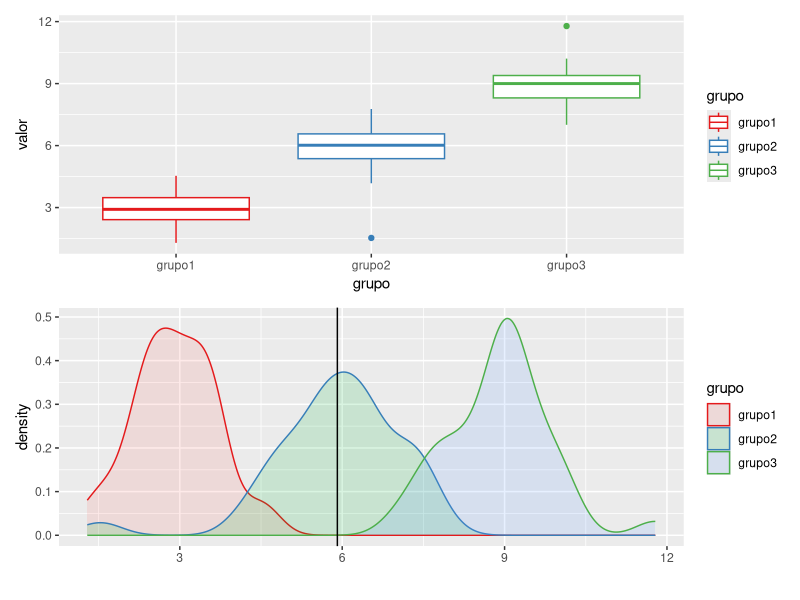
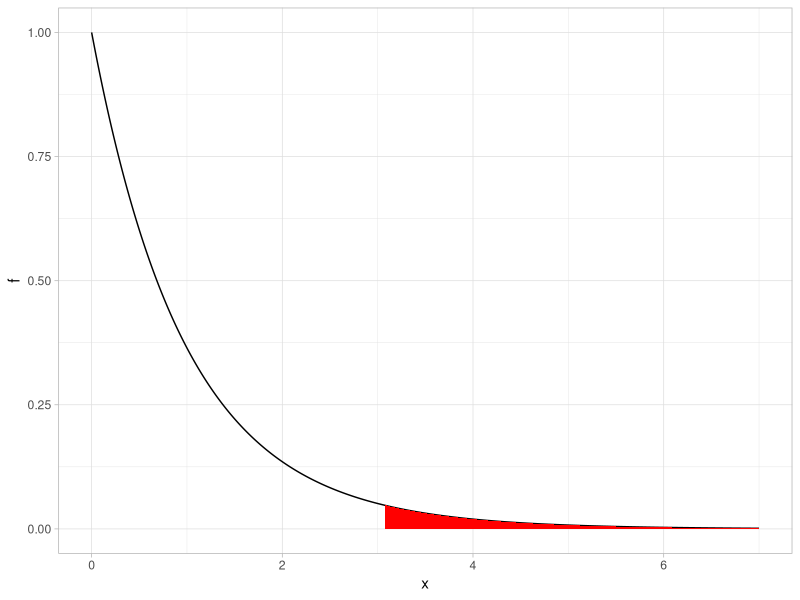
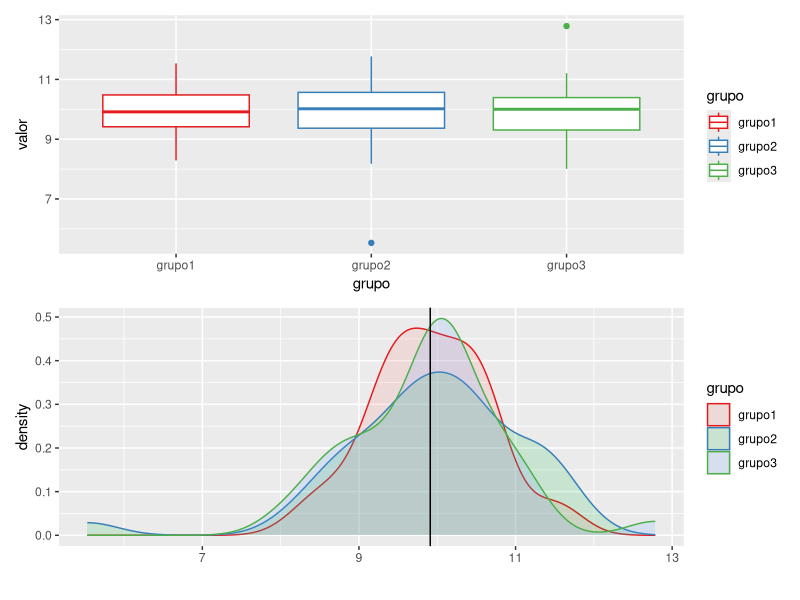

Reproduce these figures in R, in order.
## ---- chunk 1
library(tidyverse)
library(patchwork)
## ---- chunk 2
set.seed(24)
df = data.frame(grupo1 = rnorm(n = 35, mean = 3, sd = 1),
                grupo2 = rnorm(n = 35, mean = 6, sd = 1),
                grupo3 = rnorm(n = 35, mean = 9, sd = 1))
## ---- chunk 3
sapply(df, FUN = mean)
## ---- chunk 4
df_long = df %>%
  pivot_longer(cols = starts_with("grupo"), names_to = "grupo", values_to = "valor")

general_mean = mean(df_long$valor)

p1 = ggplot(data = df_long, aes(x = grupo, y = valor,color = grupo )) + 
  geom_boxplot() + 
  scale_color_brewer(palette = "Set1")
  xlab("")

p2 = ggplot(data = df_long, aes(x = valor, color = grupo, fill = grupo)) + 
  geom_density(alpha = 0.15) +
   scale_color_brewer(palette = "Set1") +
  xlab("") + 
  geom_vline(xintercept =  general_mean)
## ---- chunk 5
p1 / p2
## ---- chunk 6
alpha = qf(0.95, 2, 102)
f_dist = data.frame(x = seq(0,7, length.out = 1000), f = df(seq(0,7, length.out = 1000), 2, 102)) %>%
  mutate(rejection = ifelse(x > alpha, 1, 0 ))


ggplot(data = f_dist, aes(x = x, y=f)) + 
  geom_line() +
  geom_ribbon(data = f_dist %>% filter(rejection ==1),
              aes(x = x, ymin = 0, ymax = f), fill = "red") +
  theme_light() +
  geom_segment(x = alpha, y = 0, xend= alpha, yend = df(alpha, 2, 102), color = "red")
## ---- chunk 7
res = aov(valor ~ grupo, data = df_long)
summary(res)
## ---- chunk 8
set.seed(24)
df2 = data.frame(grupo1 = rnorm(n = 35, mean = 10, sd = 1),
                grupo2 = rnorm(n = 35, mean = 10, sd = 1),
                grupo3 = rnorm(n = 35, mean = 10, sd = 1))
## ---- chunk 9
df2_long = df2 %>%
  pivot_longer(cols = starts_with("grupo"), names_to = "grupo", values_to = "valor")

general_mean = mean(df2_long$valor)

p1 = ggplot(data = df2_long, aes(x = grupo, y = valor,color = grupo )) + 
  geom_boxplot() + 
  scale_color_brewer(palette = "Set1")
  xlab("")

p2 = ggplot(data = df2_long, aes(x = valor, color = grupo, fill = grupo)) + 
  geom_density(alpha = 0.15) +
   scale_color_brewer(palette = "Set1") +
  xlab("") + 
  geom_vline(xintercept =  general_mean)
## ---- chunk 10
p1 / p2
## ---- chunk 11

res2 = aov(valor ~ grupo, data = df2_long)

summary(res2)
